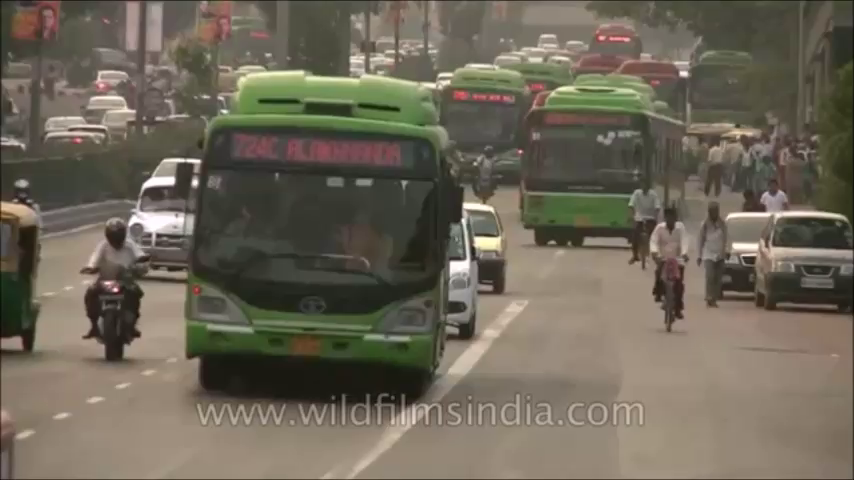
#> input picture frame 0 of var/uploads/traffic-mini.mp4, 854 x 480 px, given in place of man-walking-with-a-laggage.mov, which was not available
$ jupyter execute --allow-errors object_detection_experiment_template.ipynb   (shell and % lines are left out)   (older library calls are emulated)   (text cells are left out)
#> lines starting #> are read from the running program, lines starting #| are printed output that depends on the picture; pictures that were not available may be replaced by others from this repository, and a replacement may not be noted
### tracking/detectors/frcnn.py
import sys
import os
sys.path.append(os.path.abspath('detectors/frcnn_utils/pytorch-faster-rcnn/lib'))
sys.path.append(os.path.abspath('detectors/frcnn_utils/pytorch-faster-rcnn/tools'))
from frcnn_utils.utils.creator_tool import AnchorTargetCreator, ProposalTargetCreator
from frcnn_utils.model import FRCNN_VGG16
from collections import namedtuple
from frcnn_utils import array_tool as at
from frcnn_utils.config import opt
from torch.nn import functional as F
from frcnn_utils.dataset import preprocess
from torchvision.ops import nms
from torch import nn
import numpy as np
import torch as t
import warnings
from model.bbox_transform import clip_boxes, bbox_transform_inv
from nets.vgg16 import vgg16
from model.config import cfg
warnings.simplefilter("ignore", UserWarning)

LossTuple = namedtuple('LossTuple', ['rpn_loc_loss', 'rpn_cls_loss', 'roi_loc_loss', 'roi_cls_loss', 'total_loss',
                                     'object_untargeted_loss',
                                     'object_vanishing_loss', 'object_fabrication_loss', 'object_mislabeling_loss'])


class FRCNN_RAP:
    """
    face detector wrapper
    """

    classes = ['none', 'aeroplane', 'bicycle', 'bird', 'boat', 'bottle', 'bus', 'car', 'cat', 'chair', 'cow',
               'diningtable', 'dog', 'horse', 'motorbike', 'person', 'pottedplant', 'sheep', 'sofa',
               'train', 'tvmonitor']

    # [130 lines left out: functions __init__, predict_all, predict, postproc_dets, convert_dets, detect, not called in this run]


class FRCNN(nn.Module):
    def __init__(self, model_img_size=(600, 600)):
        super(FRCNN, self).__init__()

        self.model_img_size = model_img_size
        self.confidence_thresh_default = 0.70
        self.confidence_thresh_eval = 0.05

        self.faster_rcnn = FRCNN_VGG16()
        self.rpn_sigma = opt.rpn_sigma
        self.roi_sigma = opt.roi_sigma

        # target creator create gt_bbox gt_label etc as training targets.
        self.anchor_target_creator = AnchorTargetCreator()
        self.proposal_target_creator = ProposalTargetCreator()

        self.loc_normalize_mean = self.faster_rcnn.loc_normalize_mean
        self.loc_normalize_std = self.faster_rcnn.loc_normalize_std

        self.optimizer = self.faster_rcnn.get_optimizer()

    # [160 lines left out: functions forward, load, detect, compute_object_untargeted_gradient, compute_object_vanishing_gradient, compute_object_fabrication_gradient and 1 more, not called in this run]

    @property
    def classes(self):
        return self.faster_rcnn.classes


# [18 lines left out: functions _smooth_l1_loss, _fast_rcnn_loc_loss, not called in this run]

### experiment_template/object_detection_experiment_template.ipynb
[cell 1]
# Mount data
from google.colab import drive
drive.mount("/content/drive")

[cell 2]
# Files' location, set to your object-detection-zoo-master repository
%cd 'drive/My Drive/Colab Notebooks/object-detection-zoo-master/'

[cell 3]
# Run this Cell when start a new kernel
# This cell can be commented out after running once
# Set up vertual environment

# Fix bugs and install dependencies

[cell 4]
from general_utils.processing import letterbox_image_padded, decode_detection_raw
from general_utils.visualization import visualize_detection

import json
import cv2
import time
from PIL import Image
from google.colab.patches import cv2_imshow
import matplotlib.pyplot as plt
import numpy as np
import scipy.misc
colors = plt.cm.hsv(np.linspace(0, 1, 21)).tolist()

[cell 5]
# If meet wierd tensorflow bugs
# Try to unintall and install tensorflow-gpu

# !pip uninstall tensorflow-gpu==1.14.0
# !pip install tensorflow-gpu==1.14.0

[cell 6]
# Conver video to images
# output files located at ./assets/image
# frameRate decide the fps """

import cv2
vidcap = cv2.VideoCapture('man-walking-with-a-laggage.mov')
def getFrame(sec):
#> called with sec = 0
    vidcap.set(cv2.CAP_PROP_POS_MSEC,sec*1000)
    hasFrames,image = vidcap.read()
#> image is the input picture: shape (480, 854, 3); mean B, G, R 88.1, 102.6, 109.5
    if hasFrames:
        cv2.imwrite("./assets/image"+str(count)+".jpg", image)     # save frame as JPG file
    return hasFrames
sec = 0
frameRate = 1 # frames per second
count=1
success = getFrame(sec)
#> success = True
while success:
    count = count + 1
    sec = sec + frameRate
    sec = round(sec, 2)
    success = getFrame(sec)
#> this loop made 6 passes
#> success on passes 1 to 6: True, True, True, True, True, False
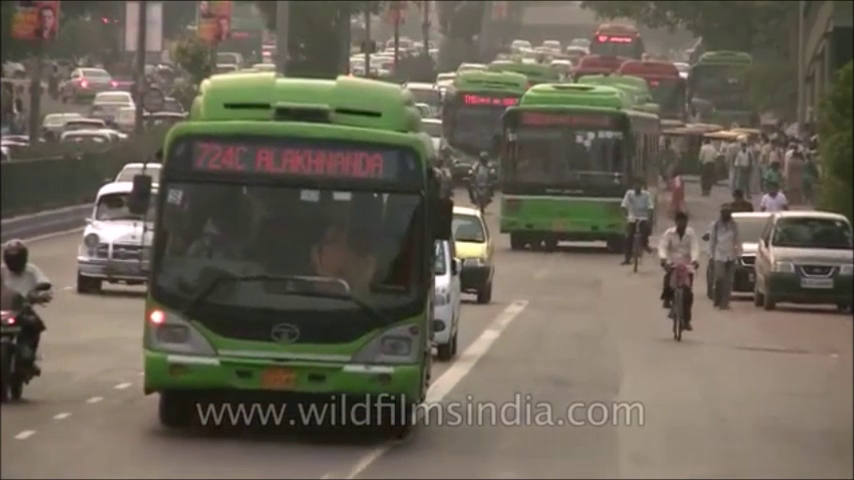
#> input picture frame 30 of var/uploads/traffic-mini.mp4, 854 x 480 px, given in place of man-walking-with-a-laggage.mov, which was not available
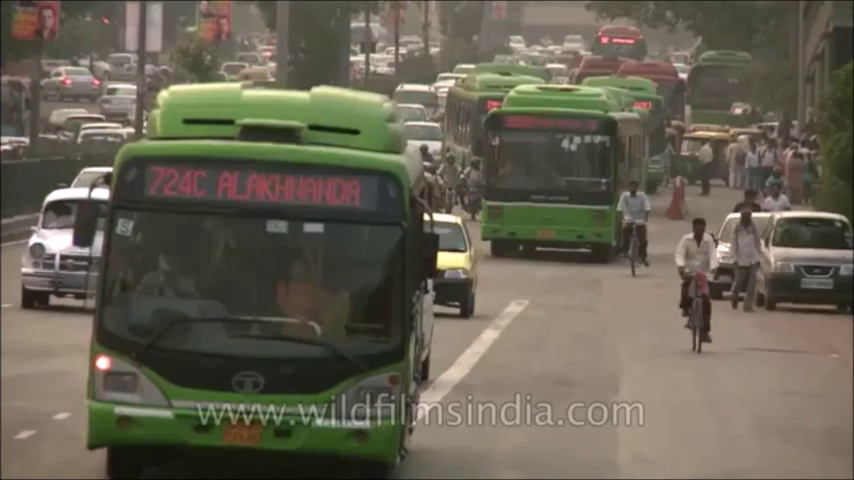
#> input picture frame 60 of var/uploads/traffic-mini.mp4, 854 x 480 px, given in place of man-walking-with-a-laggage.mov, which was not available
#> pass 3, in getFrame (call 4), `hasFrames,image = vidcap.read()`:
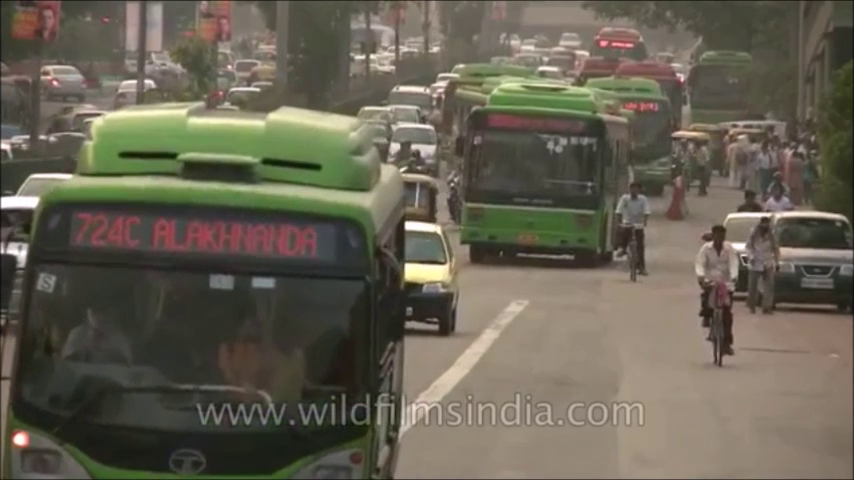
#> image: shape (480, 854, 3); mean B, G, R 82.9, 97.2, 102.7
#> after the loop, count = 7; sec = 6

[cell 7]
# [7 lines of commented-out code are left out]

[cell 8]
# Load video
vidcap = cv2.VideoCapture('president-on-tech-green.mov')

[cell 9]
# Functions

# [55 lines left out: functions getFrame, generateCv2img, generateNoPredCv2img, not called in this run]

#> (a cell that did not finish here is left out)

#> (a cell that did not finish here is left out)

[cell 12]
# [23 lines of commented-out code are left out]

[cell 13]
# [8 lines of commented-out code are left out]

[cell 14]
# [8 lines of commented-out code are left out]

[cell 15]
from detectors.frcnn import FRCNN

# Load models and videos
#> (the rest of this cell did not finish here and is left out)

$ run again, starting later in the video
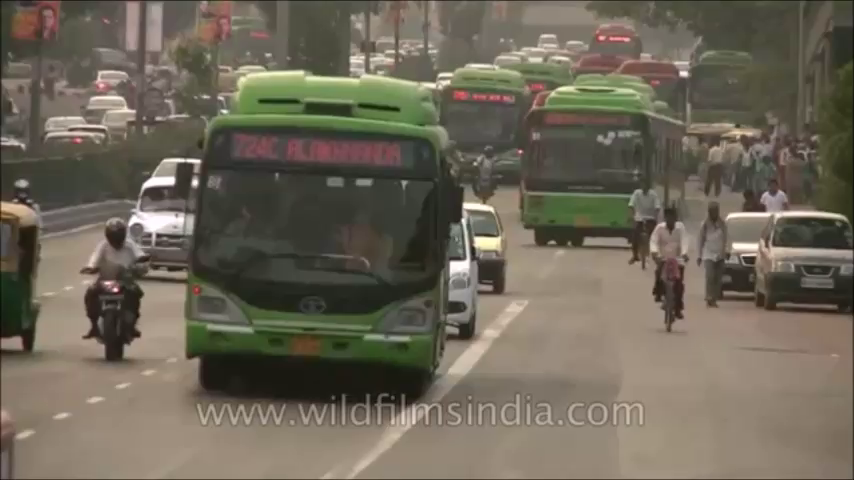
#> input picture frame 0 of var/uploads/traffic-mini.mp4, 854 x 480 px, given in place of man-walking-with-a-laggage.mov, which was not available
#> in getFrame, image is the input picture: shape (480, 854, 3); mean B, G, R 88.1, 102.6, 109.5
#> `success = getFrame(sec)`: success = True
#> the loop `while success:` made 6 passes
#> success on passes 1 to 6: True, True, True, True, True, False
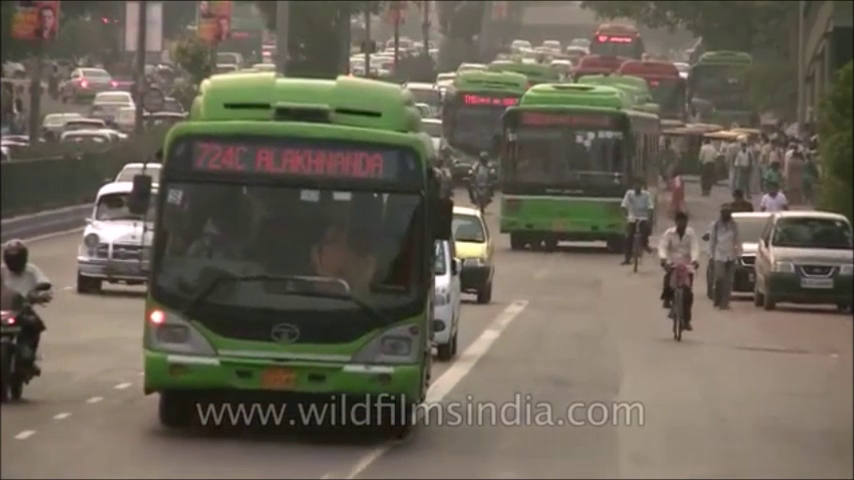
#> input picture frame 30 of var/uploads/traffic-mini.mp4, 854 x 480 px, given in place of man-walking-with-a-laggage.mov, which was not available
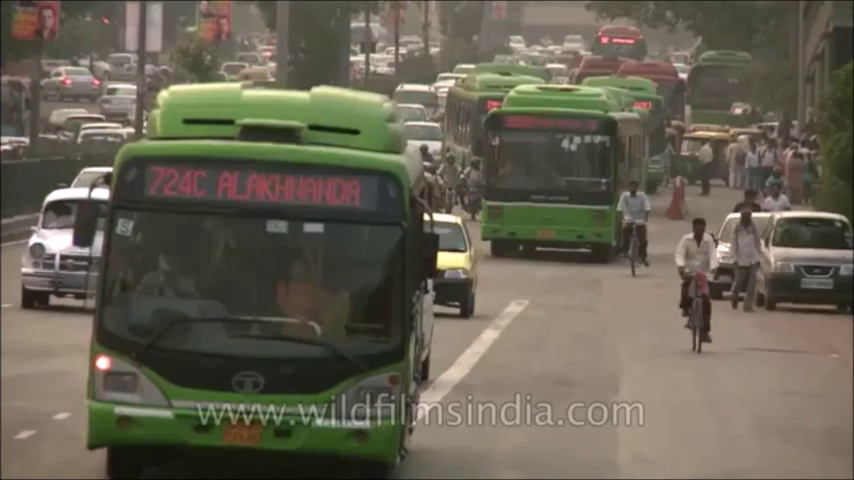
#> input picture frame 60 of var/uploads/traffic-mini.mp4, 854 x 480 px, given in place of man-walking-with-a-laggage.mov, which was not available
#> after the loop `while success:`: count = 7; sec = 6

$ run again, starting later in the video
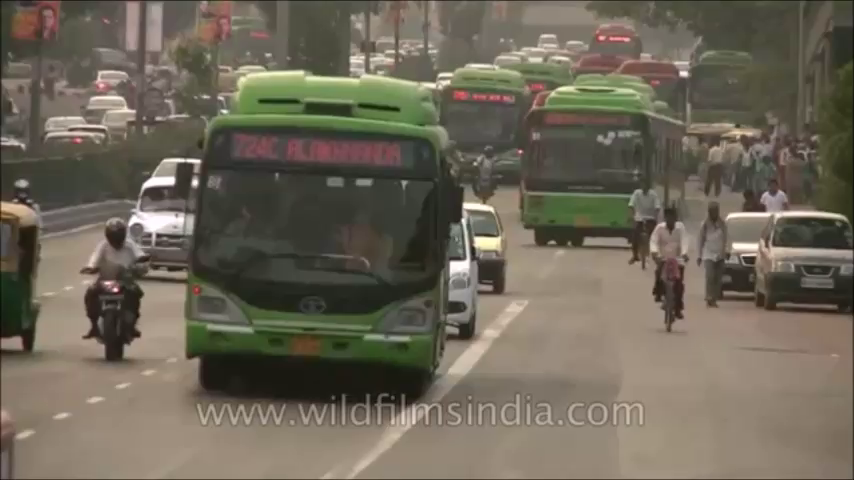
#> input picture frame 0 of var/uploads/traffic-mini.mp4, 854 x 480 px, given in place of man-walking-with-a-laggage.mov, which was not available
#> in getFrame, image is the input picture: shape (480, 854, 3); mean B, G, R 88.1, 102.6, 109.5
#> `success = getFrame(sec)`: success = True
#> the loop `while success:` made 6 passes
#> success on passes 1 to 6: True, True, True, True, True, False
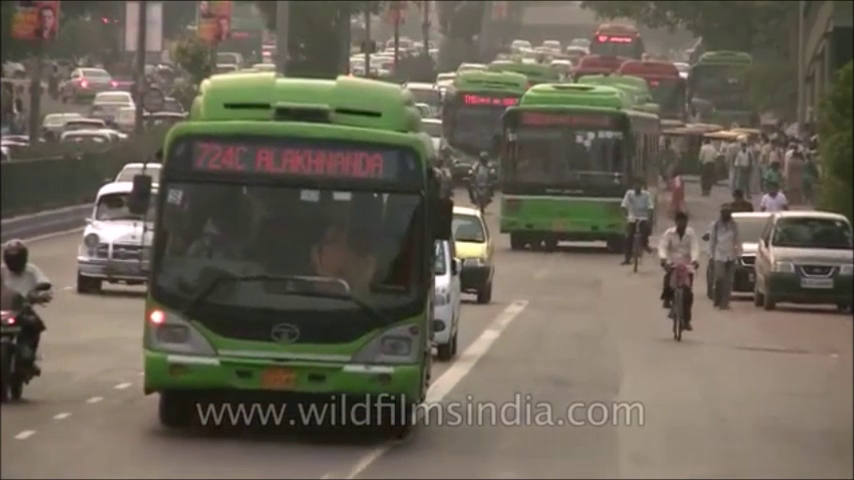
#> input picture frame 30 of var/uploads/traffic-mini.mp4, 854 x 480 px, given in place of man-walking-with-a-laggage.mov, which was not available
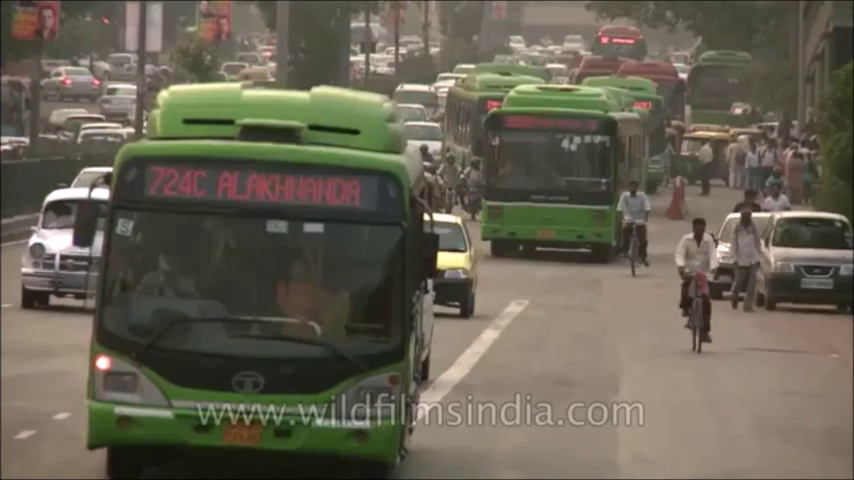
#> input picture frame 60 of var/uploads/traffic-mini.mp4, 854 x 480 px, given in place of man-walking-with-a-laggage.mov, which was not available
#> after the loop `while success:`: count = 7; sec = 6
